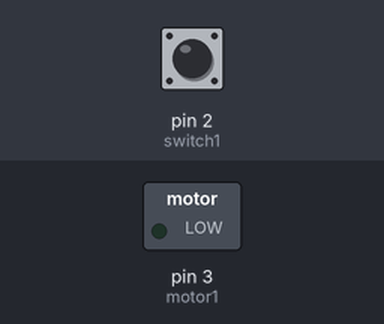
Recording of a sketch running on a simulated Arduino Uno, built with avr-gcc and run on an emulated ATmega328P. On the bench: switched loads named in the sketch (green lamp = pin HIGH). The inputs (shaded band) are chosen by the test bench; at power-on: pin 2 (switch1) LOW. What the sketch prints to the serial monitor is not drawn.

Above: at 1.2 s.
1.3 s: pin 2 (switch1) pulled HIGH for 0.15 s
At 1.6 s:
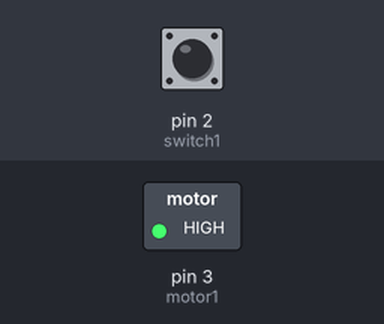
4.4 s: pin 2 (switch1) pulled HIGH for 1 s
At 6.7 s:
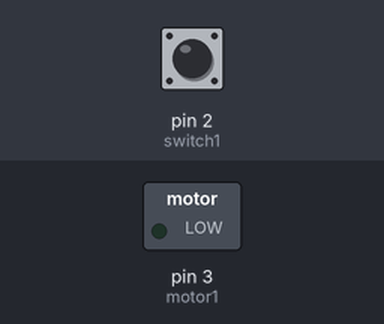
7.9 s: pin 2 (switch1) pulled HIGH for 3.2 s
At 9.0 s:
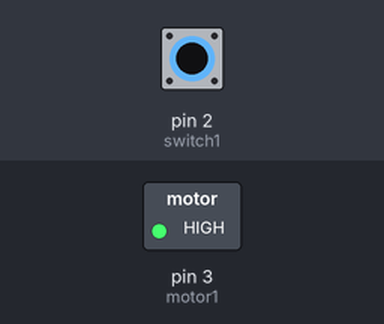
Timing chart, 0 to 11.4 s (numbered marks = the images above; inputs shaded):
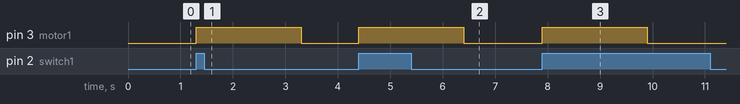

Measured:
- after the input at 1.3 s, pin 3 (motor1): LOW → HIGH at once, → LOW 2.0 s later
- after the input at 4.4 s, pin 3 (motor1): LOW → HIGH at once, → LOW 2.0 s later
- after the input at 7.9 s, pin 3 (motor1): LOW → HIGH at once, → LOW 2.0 s later

The sketch:

ArduinoMotor.ino
```cpp
int motor1 = 3;
int switch1 = 2;
int flag = 0;

void setup() {
  pinMode(motor1, OUTPUT);
  pinMode(switch1, INPUT);
  Serial.begin(9600);
}

void loop() {
  if (digitalRead(switch1) == HIGH && flag == 0) {
     digitalWrite(motor1, HIGH);
     delay(2000);
     Serial.println(digitalRead(switch1));
     flag = 1;
   }
  else if(digitalRead(switch1) == HIGH && flag == 1){
      digitalWrite(motor1, LOW);
   }
  else {
    digitalWrite(motor1, LOW);
    flag = 0;
    Serial.println(digitalRead(switch1));
  }
}
```
